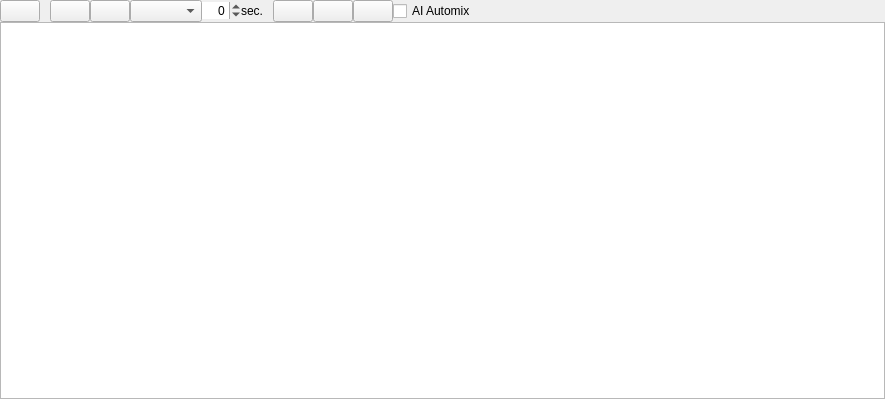
<?xml version="1.0" encoding="UTF-8"?>
<ui version="4.0">
 <class>DlgAutoDJ</class>
 <widget class="QWidget" name="DlgAutoDJ">
  <property name="geometry">
   <rect>
    <x>0</x>
    <y>0</y>
    <width>885</width>
    <height>399</height>
   </rect>
  </property>
  <property name="windowTitle">
   <string>Auto DJ</string>
  </property>
  <layout class="QVBoxLayout" name="verticalLayout">
   <property name="spacing">
    <number>0</number>
   </property>
   <property name="leftMargin">
    <number>0</number>
   </property>
   <property name="topMargin">
    <number>0</number>
   </property>
   <property name="rightMargin">
    <number>0</number>
   </property>
   <property name="bottomMargin">
    <number>0</number>
   </property>
   <item>
    <widget class="QWidget" name="LibraryFeatureControls">
     <layout class="QHBoxLayout" name="horizontalLayout">
      <property name="spacing">
       <number>0</number>
      </property>
      <property name="leftMargin">
       <number>0</number>
      </property>
      <property name="topMargin">
       <number>0</number>
      </property>
      <property name="rightMargin">
       <number>0</number>
      </property>
      <property name="bottomMargin">
       <number>0</number>
      </property>
      <item>
       <widget class="QPushButton" name="pushButtonAutoDJ">
        <property name="focusPolicy">
         <enum>Qt::NoFocus</enum>
        </property>
        <property name="sizePolicy">
         <sizepolicy hsizetype="Preferred" vsizetype="Fixed">
          <horstretch>0</horstretch>
          <verstretch>0</verstretch>
         </sizepolicy>
        </property>
        <property name="checkable">
         <bool>true</bool>
        </property>
       </widget>
      </item>
      <item>
       <spacer name="horizontalSpacer_1">
        <property name="orientation">
         <enum>Qt::Horizontal</enum>
        </property>
        <property name="sizeType">
         <enum>QSizePolicy::Fixed</enum>
        </property>
        <property name="sizeHint" stdset="0">
         <size>
          <width>10</width>
          <height>1</height>
         </size>
        </property>
       </spacer>
      </item>
      <item>
       <widget class="QPushButton" name="pushButtonFadeNow">
        <property name="focusPolicy">
         <enum>Qt::NoFocus</enum>
        </property>
        <property name="sizePolicy">
         <sizepolicy hsizetype="Preferred" vsizetype="Fixed">
          <horstretch>0</horstretch>
          <verstretch>0</verstretch>
         </sizepolicy>
        </property>
       </widget>
      </item>
      <item>
       <widget class="QPushButton" name="pushButtonSkipNext">
        <property name="focusPolicy">
         <enum>Qt::NoFocus</enum>
        </property>
        <property name="sizePolicy">
         <sizepolicy hsizetype="Preferred" vsizetype="Fixed">
          <horstretch>0</horstretch>
          <verstretch>0</verstretch>
         </sizepolicy>
        </property>
        <property name="checkable">
         <bool>false</bool>
        </property>
       </widget>
      </item>
      <item>
       <widget class="QComboBox" name="fadeModeCombobox">
       </widget>
      </item>
      <item>
       <widget class="QSpinBox" name="spinBoxTransition">
        <property name="sizePolicy">
         <sizepolicy hsizetype="Fixed" vsizetype="Fixed">
          <horstretch>0</horstretch>
          <verstretch>0</verstretch>
         </sizepolicy>
        </property>
        <property name="frame">
         <bool>false</bool>
        </property>
        <property name="alignment">
         <set>Qt::AlignRight|Qt::AlignTrailing|Qt::AlignVCenter</set>
        </property>
        <property name="minimum">
         <number>-99</number>
        </property>
       </widget>
      </item>
      <item>
       <widget class="QLabel" name="labelTransitionAppendix">
        <property name="text">
         <string>sec.</string>
        </property>
       </widget>
      </item>
      <item>
       <spacer name="horizontalSpacer_2">
        <property name="orientation">
         <enum>Qt::Horizontal</enum>
        </property>
        <property name="sizeType">
         <enum>QSizePolicy::Fixed</enum>
        </property>
        <property name="sizeHint" stdset="0">
         <size>
          <width>10</width>
          <height>1</height>
         </size>
        </property>
       </spacer>
      </item>
      <item>
       <widget class="QPushButton" name="pushButtonShuffle">
        <property name="focusPolicy">
         <enum>Qt::NoFocus</enum>
        </property>
        <property name="sizePolicy">
         <sizepolicy hsizetype="Preferred" vsizetype="Fixed">
          <horstretch>0</horstretch>
          <verstretch>0</verstretch>
         </sizepolicy>
        </property>
        <property name="checkable">
         <bool>false</bool>
        </property>
       </widget>
      </item>
      <item>
       <widget class="QPushButton" name="pushButtonAddRandomTrack">
        <property name="focusPolicy">
         <enum>Qt::NoFocus</enum>
        </property>
        <property name="sizePolicy">
         <sizepolicy hsizetype="Preferred" vsizetype="Fixed">
          <horstretch>0</horstretch>
          <verstretch>0</verstretch>
         </sizepolicy>
        </property>
       </widget>
      </item>
      <item>
       <widget class="QPushButton" name="pushButtonRepeatPlaylist">
        <property name="focusPolicy">
         <enum>Qt::NoFocus</enum>
        </property>
        <property name="sizePolicy">
         <sizepolicy hsizetype="Preferred" vsizetype="Fixed">
          <horstretch>0</horstretch>
          <verstretch>0</verstretch>
         </sizepolicy>
        </property>
        <property name="checkable">
         <bool>true</bool>
        </property>
       </widget>
      </item>
      <item>
       <widget class="QCheckBox" name="checkBoxAiAutomix">
        <property name="focusPolicy">
         <enum>Qt::NoFocus</enum>
        </property>
        <property name="toolTip">
         <string>When enabled, AutoDJ picks the next track using local AI: it
keeps the genre/sound similar and respects key and BPM for smoother mixes.
Requires tracks to be analyzed with AI features enabled.</string>
        </property>
        <property name="text">
         <string>AI Automix</string>
        </property>
       </widget>
      </item>
      <item>
       <spacer name="horizontalSpacer_3">
        <property name="orientation">
         <enum>Qt::Horizontal</enum>
        </property>
        <property name="sizeHint" stdset="0">
         <size>
          <width>1</width>
          <height>20</height>
         </size>
        </property>
       </spacer>
      </item>
      <item>
       <widget class="QLabel" name="labelSelectionInfo">
        <property name="text">
         <string/>
        </property>
       </widget>
      </item>
     </layout>
    </widget>
   </item>
   <item>
    <widget class="QTableView" name="m_pTrackTablePlaceholder">
     <property name="showGrid">
      <bool>true</bool>
     </property>
    </widget>
   </item>
  </layout>
 </widget>
 <resources>
  <include location="../../../res/mixxx.qrc"/>
 </resources>
 <connections/>
</ui>
